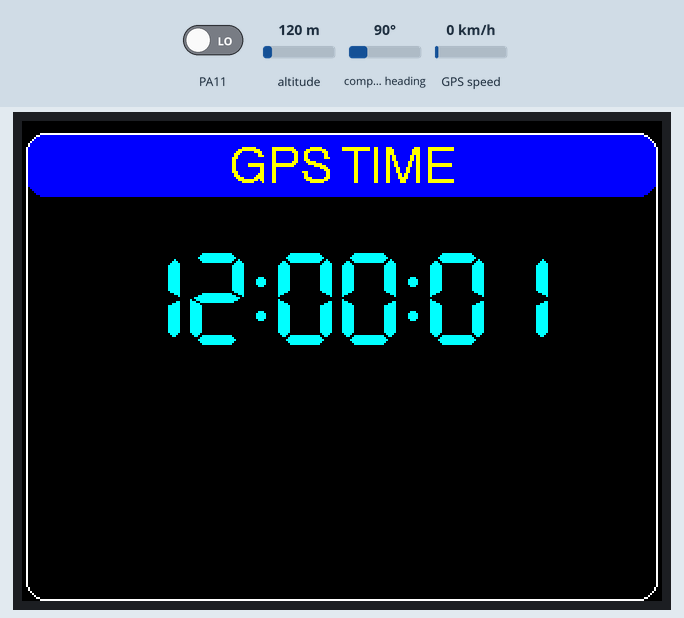
Recording of a sketch running on a simulated STM32 Blue Pill. Shown: 320×240 colour display. Inputs (shaded band) come from the test bench; at power-on: PA11 LOW, altitude 120 m, compass heading 90°, GPS speed 0 km/h. The local clock reads 2024-03-15 10:24:30 at power-on unless the sketch sets it; the GPS gets a fix after 3 s at 37.7749, -122.4194 with 8 satellites.

Above: at 1.6 s.
1.7 s: PA11 driven HIGH
At 2.5 s:
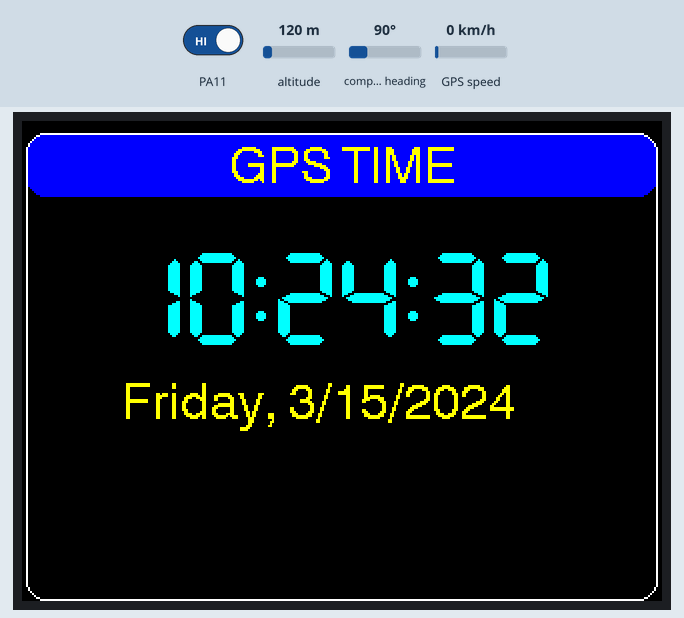
At 3.1 s:
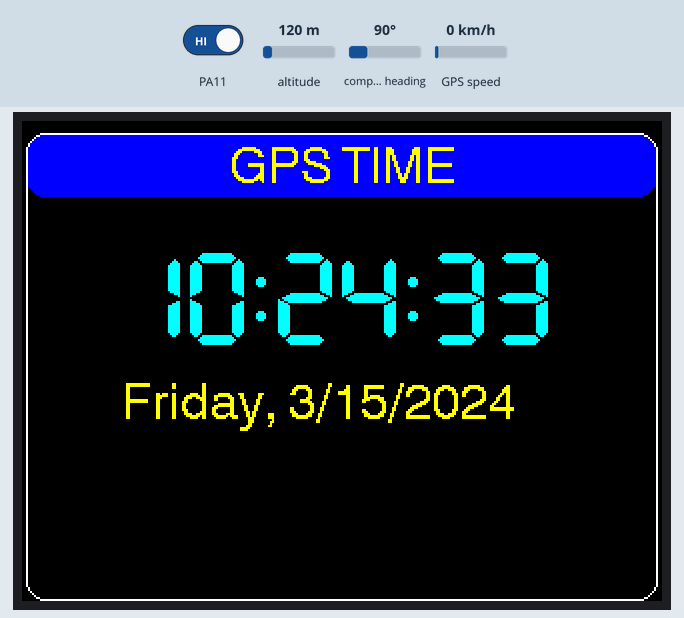
Timing chart, 0 to 4.7 s (numbered marks = the images above; inputs shaded):
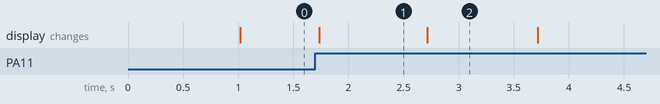

The sketch:

GPS_CLOCK_step11.ino
```cpp
// (licence header left out)
#include <TFT_eSPI.h>                              // https://github.com/Bodmer/TFT_eSPI
#include <TimeLib.h>                               // https://github.com/PaulStoffregen/Time
#include <TinyGPS++.h>                             // https://github.com/mikalhart/TinyGPSPlus
#include <Timezone.h>                              // https://github.com/JChristensen/Timezone

#define TITLE           "GPS TIME"                 // shown at top of display
#define GPS_PPS               PA11                 // GPS 1PPS signal to hardware interrupt pin
#define USE_12HR_FORMAT       true                 // preferred format for local time display
#define TIMECOLOR         TFT_CYAN                 // color of 7-segment time display
#define DATECOLOR       TFT_YELLOW                 // color of displayed month & day
#define LABEL_FGCOLOR   TFT_YELLOW
#define LABEL_BGCOLOR     TFT_BLUE

TimeChangeRule myDST                               // Local Timezone setup.  Mine is EST.
  = {"EDT", Second, Sun, Mar, 2, -240};            // Set Daylight time here.  UTC-4hrs
TimeChangeRule mySTD                               // For ex: "First Sunday in Nov at 02:00"
  = {"EST", First, Sun, Nov, 2, -300};             // Set Standard time here.  UTC-5hrs
Timezone myTZ(myDST, mySTD);

TFT_eSPI tft = TFT_eSPI();                         // display object
TinyGPSPlus gps;                                   // gps object
volatile byte pps  = 0;                            // GPS one-pulse-per-second flag
time_t t,lt        = 0;                            // current UTC,local time


void ppsHandler() {                                // 1pps interrupt handler:
  pps=1;                                           // set the flag
}

void syncWithGPS() {                               // set Arduino time from GPS
  if (!gps.time.isValid()) return;                 // continue only if valid data present
  if (gps.time.age()>1000) return;                 // dont use stale data
  int h = gps.time.hour();                         // get hour value
  int m = gps.time.minute();                       // get minute value
  int s = gps.time.second();                       // get second value
  int d = gps.date.day();                          // get day
  int mo= gps.date.month();                        // get month
  int y = gps.date.year();                         // get year
  setTime(h,m,s,d,mo,y);                           // set the system time
  adjustTime(1);                                   // and adjust forward 1 second
}

void syncCheck() {
  if (pps) syncWithGPS();                          // is it time to sync with GPS?
  pps=0;                                           // reset flag, regardless
}

void displayTime(time_t t) {
  int x=50, y=65, f=7;                             // screen position & font
  tft.setTextColor(TIMECOLOR, TFT_BLACK);          // set time color
  int h=hour(t); int m=minute(t); int s=second(t); // get hours, minutes, and seconds
  if (USE_12HR_FORMAT) {                           // adjust hours for 12 vs 24hr format:
    if (h==0) h=12;                                // 00:00 becomes 12:00
    if (h>12) h-=12;                               // 13:00 becomes 01:00
  }
  if (h<10) x+= tft.drawChar('0',x,y,f);           // leading zero for hours
  x+= tft.drawNumber(h,x,y,f);                     // hours
  x+= tft.drawChar(':',x,y,f);                     // show ":"
  if (m<10) x+= tft.drawChar('0',x,y,f);           // leading zero for minutes
  x+= tft.drawNumber(m,x,y,f);                     // show minutes
  x+= tft.drawChar(':',x,y,f);                     // show ":"
  if (s<10) x+= tft.drawChar('0',x,y,f);           // add leading zero for seconds
  x+= tft.drawNumber(s,x,y,f);                     // show seconds
}

void displayDate(time_t t) {
  int x=50,y=130,f=4;                              // screen position & font
  const char* days[] = {"Sunday","Monday","Tuesday",
    "Wednesday","Thursday","Friday","Saturday"};
  tft.setTextColor(DATECOLOR, TFT_BLACK);
  tft.fillRect(x,y,265,26,TFT_BLACK);              // erase previous date
  x+=tft.drawString(days[weekday(t)-1],x,y,f);     // show day of week
  x+=tft.drawString(", ",x,y,f);                   // and
  x+=tft.drawNumber(month(t),x,y,f);               // show date as month/day/year
  x+=tft.drawChar('/',x,y,f);
  x+=tft.drawNumber(day(t),x,y,f);
  x+=tft.drawChar('/',x,y,f);
  x+=tft.drawNumber(year(t),x,y,f);
}

void updateDisplay() {
  time_t utc=now();                                // check current UTC time
  if (t!=utc) {                                    // is it a new second yet?
    time_t local = myTZ.toLocal(utc);              // get local time
    displayTime(local);                            // and display it
    if (day(local)!=day(lt))                       // did date change?
      displayDate(local);                          // yes, so display it
    lt=local;                                      // Remember current local time
    t=utc;                                         // Remember current UTC time
  }
}

void feedGPS() {
  if (Serial1.available()) {                       // if a character is ready to read...
    char c = Serial1.read();                       // get the character
    gps.encode(c);                                 // if input is complete, use it
  }
}

void newScreen() {
  tft.fillScreen(TFT_BLACK);                       // start with empty screen
  tft.fillRoundRect(2,6,316,32,10,LABEL_BGCOLOR);  // put title bar at top
  tft.drawRoundRect(2,6,316,234,10,TFT_WHITE);     // draw edge around screen
  tft.setTextColor(LABEL_FGCOLOR,LABEL_BGCOLOR);   // set label colors
  tft.drawCentreString(TITLE,160,12,4);            // show title at top
}

void setup() {
  tft.init();
  tft.setRotation(1);                              // portrait screen orientation
  newScreen();                                     // blank screen w/ title & border
  Serial1.begin(9600);                             // set baud rate of incoming data
  attachInterrupt(digitalPinToInterrupt(           // enable 1pps GPS time sync
    GPS_PPS), ppsHandler, RISING);
}

void loop() {
  feedGPS();
  syncCheck();
  updateDisplay();
}
```

Measured:
- after the input at 1.7 s, the display: changes at once (image 1)
- what the display in image 1 shows lasts 1.0 s, from 1.7 s to 2.7 s
